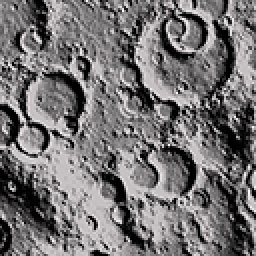
#> input picture HW1/Test2.jpg, 128 x 128 px (shown 2 times larger)
$ python -i helpers.py   (imports and definitions only)   (older library calls are emulated)
#> lines starting #> are read from the running program, lines starting #| are printed output that depends on the picture
import math
from scipy import signal, misc, ndimage
import numpy as np
import matplotlib.pyplot as plt

__author__ = 'muhammadkhadafi'


# Function to get image gradient and theta
def getImageGradientandTheta(im):
    # We are usins Sobel mast to convolve the image
    sobel_x = np.array([[-1, 0,  1], [-2, 0, 2], [-1, 0,  1]])
    sobel_y = np.array([[1, 2,  1], [0, 0, 0], [-1, -2,  -1]])

    # Convolving the image
    image_gx = signal.convolve2d(im, sobel_x)
    image_gy = signal.convolve2d(im, sobel_y)

    # Getting the imate gradient; g = sqrt(gx^2 + gy^2)
    image_gradient = np.sqrt(np.multiply(image_gx, image_gx) + np.multiply(image_gy, image_gy))
    # Getting the theta
    image_theta = np.arctan2(image_gx, image_gy) * 180 / np.pi

    return image_gradient, image_theta


# Function to store the top 'number' valued bins as circle's center
# [97 lines left out: functions storeBestCircle, hough, roundSingleAngle, not called in this run]


# Function to round array of angles to 0, 45, 90, 135, for image theta
def roundAngle(angle_array):
    for i in range(angle_array.shape[0]):
        for j in range(angle_array.shape[1]):
            x = angle_array[i, j]
            if -22.5 < x < 22.5 or x > 157.5 or x < -157.5:
                angle_array[i, j] = 0
            elif 22.5 <= x <= 67.5 or -157.5 <= x <= -112.5:
                angle_array[i, j] = 45
            elif 67.5 < x < 112.5 or -112.5 < x < -67.5:
                angle_array[i, j] = 90
            else:
                angle_array[i, j] = 135
    return angle_array


# Functino to suppress non-maximum
# Basically check the direction of theta, suppress if it's not maximum from the direction perpendicular to theta
# Plenty of ifs to error check the array edges
def supressNonMax(im, thet):
    for i in range(im.shape[0]):
        for j in range(im.shape[1]):
            if thet[i, j] == 0:
                if i == 0:
                    if im[i, j] < im[i+1, j]:
                        im[i, j] = 0
                elif i == im.shape[0]-1:
                    if im[i, j] < im[i-1, j]:
                        im[i, j] = 0
                else:
                    if im[i, j] < im[i-1, j] or im[i, j] < im[i+1, j]:
                        im[i, j] = 0
            elif thet[i, j] == 90:
                if j == 0:
                    if im[i, j] < im[i, j+1]:
                        im[i, j] = 0
                elif j == im.shape[1]-1:
                    if im[i, j] < im[i, j-1]:
                        im[i, j] = 0
                else:
                    if im[i, j] < im[i, j+1] or im[i, j] < im[i, j-1]:
                        im[i, j] = 0
            elif thet[i, j] == 45:
                if i == 0:
                    if j != 0:
                        if im[i, j] < im[i+1, j-1]:
                            im[i, j] = 0
                    continue
                if j == 0:
                    if i != 0:
                        if im[i, j] < im[i-1, j+1]:
                            im[i, j] = 0
                    continue
                if i == im.shape[0]-1:
                    if j != im.shape[1]-1:
                        if im[i, j] < im[i-1, j+1]:
                            im[i, j] = 0
                    continue
                if j == im.shape[1]-1:
                    if i != im.shape[0]-1:
                        if im[i, j] < im[i+1, j-1]:
                            im[i, j] = 0
                    continue
                else:
                    if im[i, j] < im[i-1, j+1] or im[i, j] < im[i+1, j-1]:
                        im[i, j] = 0
            elif thet[i, j] == 135:
                if i == 0:
                    if j != im.shape[1]-1:
                        if im[i, j] < im[i+1, j+1]:
                            im[i, j] = 0
                    continue
                if j == 0:
                    if i != im.shape[0]-1:
                        if im[i, j] < im[i+1, j+1]:
                            im[i, j] = 0
                    continue
                if i == im.shape[0]-1:
                    if j != 0:
                        if im[i, j] < im[i-1, j-1]:
                            im[i, j] = 0
                    continue
                if j == im.shape[1]-1:
                    if i != 0:
                        if im[i, j] < im[i-1, j-1]:
                            im[i, j] = 0
                    continue
                else:
                    if im[i, j] < im[i-1, j-1] or im[i, j] < im[i+1, j+1]:
                        im[i, j] = 0

    return im


# Function to return thresholded image
# 1 if above threshold, 0 if below
def thresholding(im, high):
    for i in range(im.shape[0]):
        for j in range(im.shape[1]):
            x = im[i, j]
            if x > high:
                im[i, j] = 1
            else:
                im[i, j] = 0
    return im


# Get the image edges
# Basically all the same steps from detectCircles until thresholding an image
# This is used a lot on other questions
def getImageEdgesAndTheta(im, resize=1.):
#> called with im = 'Test2.jpg', resize = 1
    image = misc.imread(im, True)
#> image: shape (128, 128) float32; min 0, max 254.4, mean 115.2
    # Resizing the image is necessary
    image = misc.imresize(image, resize)
    blurred_image = ndimage.gaussian_filter(image, sigma=1)
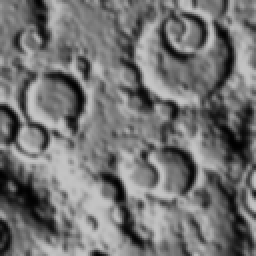
#> blurred_image: shape (128, 128) (shown 2 times larger); min 0, max 198, mean 114.6
    image_gradient, image_theta = getImageGradientandTheta(blurred_image)
#> in getImageGradientandTheta, `image_gy = signal.convolve2d(im, sobel_y)`:
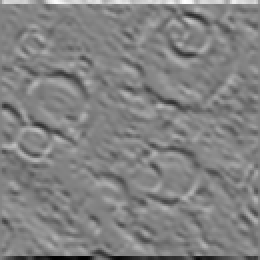
#> image_gy: shape (130, 130) int64 (shown 2 times larger); min -779, max 745, mean 0; drawn with min black and max white
#> in getImageGradientandTheta, `image_gradient = np.sqrt(np.multiply(image_gx, image_gx) + np.multiply..`:
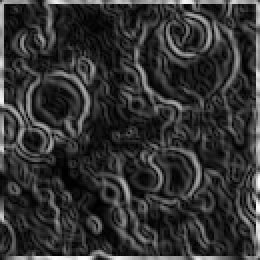
#> image_gradient: shape (130, 130) float64 (shown 2 times larger); min 0, max 779, mean 157.7; drawn with min black and max white
#> in getImageGradientandTheta, `image_theta = np.arctan2(image_gx, image_gy) * 180 / np.pi`:
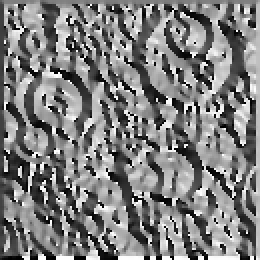
#> image_theta: shape (130, 130) float64 (shown 2 times larger); min -179.9, max 180, mean -0.6; drawn with min black and max white
    round_theta = roundAngle(image_theta)
#> after the loop in roundAngle, `for i in range(angle_array.shape[0]):`:
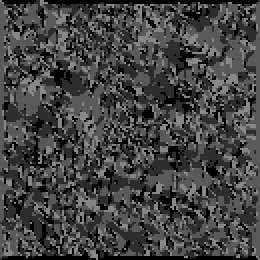
#> angle_array: shape (130, 130) float64 (shown 2 times larger); min 0, max 135, mean 66.6
    image_suppressed = supressNonMax(image_gradient, round_theta)
#> after the loop in supressNonMax, `for i in range(im.shape[0]):`:
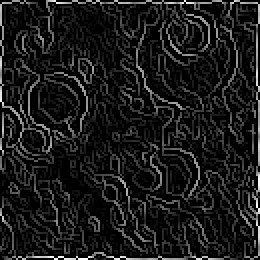
#> im: shape (130, 130) float64 (shown 2 times larger); min 0, max 779, mean 78.1; drawn with min black and max white
    threshold = 1.33*np.median(image_suppressed[image_suppressed != 0])
#> threshold = 221.3
    image_edges = thresholding(image_suppressed, threshold)
#> after the loop in thresholding, `for i in range(im.shape[0]):`:
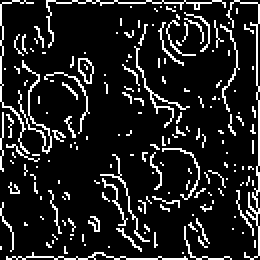
#> im: shape (130, 130) float64 (shown 2 times larger); values 0 (black) and 1 (white), 12.8% white in thin lines or dots

    return [image_edges, round_theta]

>>> result = getImageEdgesAndTheta('Test2.jpg')
#> result = 2 items

$ run again, on HW1/MoonCraters_all_circles.jpg
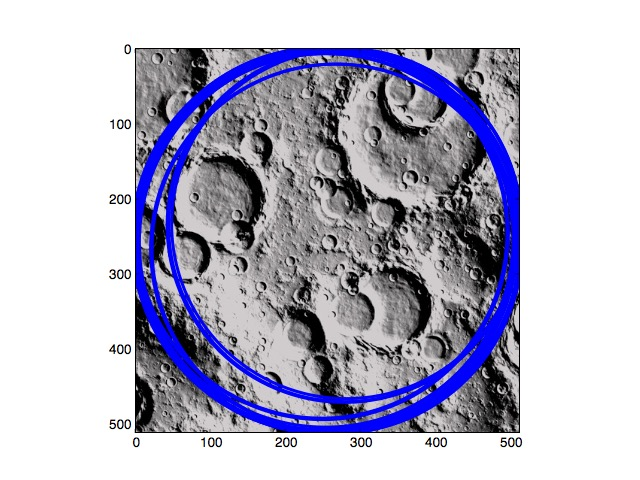
#> input picture HW1/MoonCraters_all_circles.jpg, 640 x 480 px
#> after the loop in roundAngle, `for i in range(angle_array.shape[0]):`:
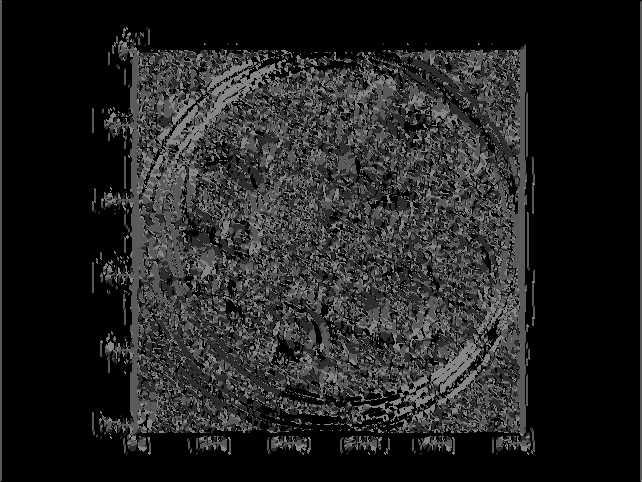
#> angle_array: shape (482, 642) float64; min 0, max 135, mean 34.2
#> threshold = 159.8
#> after the loop in thresholding, `for i in range(im.shape[0]):`:
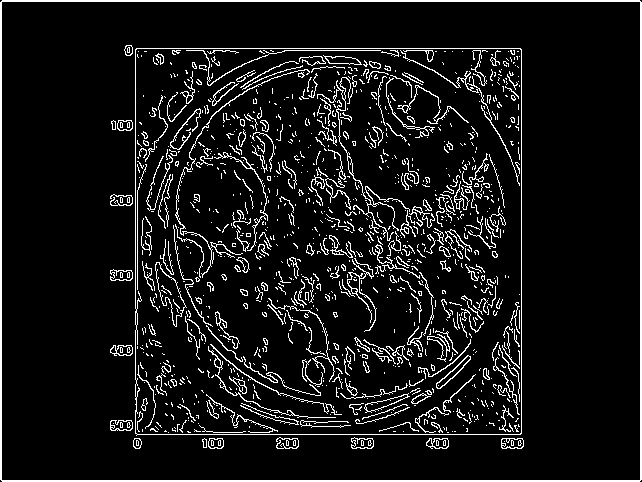
#> im: shape (482, 642) float64; values 0 (black) and 1 (white), 8.6% white in thin lines or dots
#> result = 2 items
